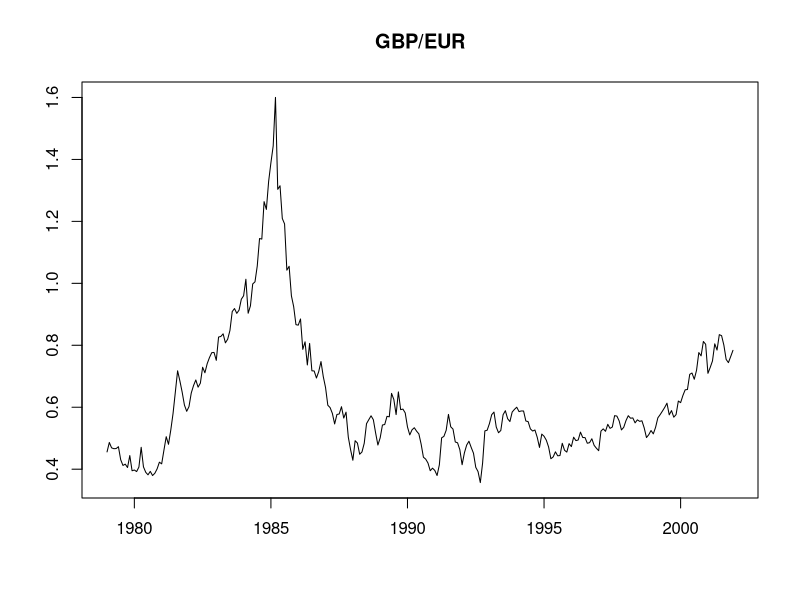

R code for this plot:
## ---- chunk 1
# This is a so-called "R chunk" where you can write R code.

date()

## ---- chunk 2
knitr::opts_chunk$set(echo = TRUE)
## ---- chunk 3

 #### Packages ####
rm(list=ls()) 
library(dplyr)
library(data.table)
library(lmtest)
library(tidyr)
library(sandwich)
library(knitr)

## ---- chunk 4

#### Data ####

# EXUSBP : exchange rate USDollar/British Pound Sterling
# EXUSEUR: exchange rate USDollar/euro
# EXEURBP: exchange rate euro/pound
# F1USBP : 1 month forward rate USD/pound
# F1USEUR: 1 month forward rate USD/euro
# F1EURBP: 1 month forward rate euro/pound
# F3USBP : 3 month forward rate USD/pound
# F3USEUR: 3 month forward rate USD/euro
# F3EURBP: 3 month forward rate euro/pound
forward2 <- fread("forward2.dat")
forward2 <- as_data_frame(forward2)
kable(summary(forward2))

# Let's logarithmised the data
fwd <- log(forward2)

# Colnames
colnames(fwd) <- c("s_usd_gbp",
                   "s_usd_eur",
                   "s_eur_gbp",
                   "f1_usd_gbp",
                   "f1_usd_eur",
                   "f1_eur_gbp",
                   "f3_usd_gbp",
                   "f3_usd_eur",
                   "f3_eur_gbp")

## ---- chunk 5

tsEurBp <- ts(exp(fwd$s_eur_gbp), frequency=12, start=c(1979,1), end = c(2001,12)) 
plot(tsEurBp, main="GBP/EUR", xlab="", ylab="")
